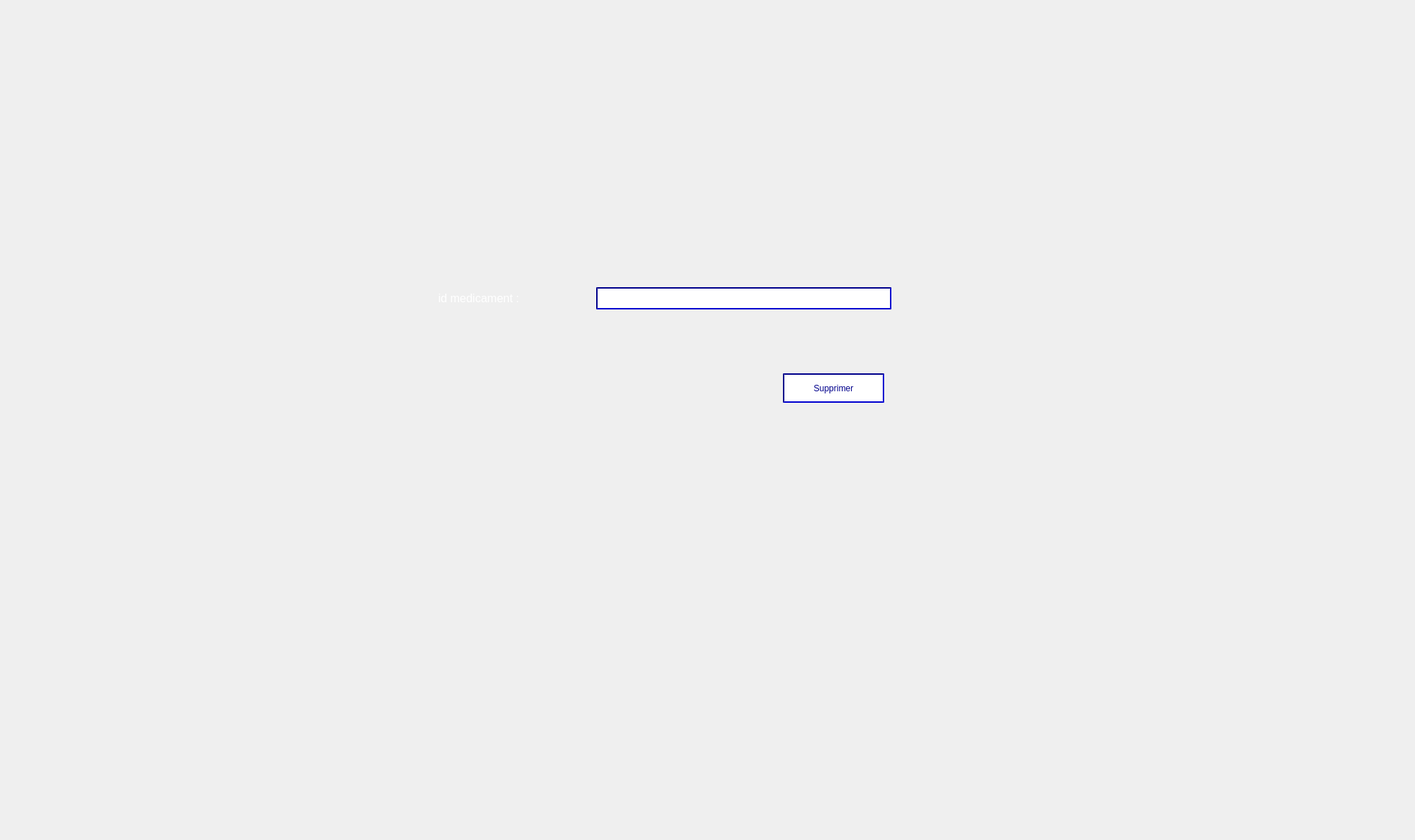
      <widget class="QWidget" name="tab_5">
       <attribute name="title">
        <string>Supprimer medicaments</string>
       </attribute>
       <widget class="QLabel" name="label_17">
        <property name="geometry">
         <rect>
          <x>0</x>
          <y>0</y>
          <width>1961</width>
          <height>1161</height>
         </rect>
        </property>
        <property name="text">
         <string/>
        </property>
        <property name="pixmap">
         <pixmap>../Desktop/2A/Projet_C++/smart.jpg</pixmap>
        </property>
       </widget>
       <widget class="QLineEdit" name="lineEdit_id_supMed">
        <property name="geometry">
         <rect>
          <x>830</x>
          <y>400</y>
          <width>411</width>
          <height>31</height>
         </rect>
        </property>
        <property name="styleSheet">
         <string notr="true">border-color:darkblue ;
border-style:solid;
border-width:2px;
border-style: inset;</string>
        </property>
       </widget>
       <widget class="QLabel" name="label_27">
        <property name="geometry">
         <rect>
          <x>610</x>
          <y>400</y>
          <width>171</width>
          <height>31</height>
         </rect>
        </property>
        <property name="font">
         <font>
          <pointsize>12</pointsize>
         </font>
        </property>
        <property name="styleSheet">
         <string notr="true">color : white</string>
        </property>
        <property name="text">
         <string>id medicament :</string>
        </property>
       </widget>
       <widget class="QPushButton" name="pushButton_suppMedi">
        <property name="geometry">
         <rect>
          <x>1090</x>
          <y>520</y>
          <width>141</width>
          <height>41</height>
         </rect>
        </property>
        <property name="styleSheet">
         <string notr="true">color:darkblue ;
border-color:darkblue ;
border-style:solid;
border-width:2px;
background:white;
border-style: inset;</string>
        </property>
        <property name="text">
         <string>Supprimer</string>
        </property>
       </widget>
      </widget>
